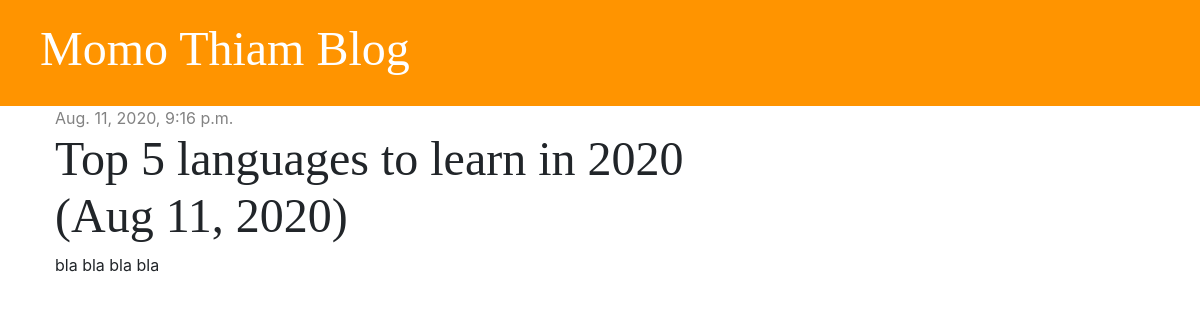
/post/2/, run on an earlier commit of the app's database.
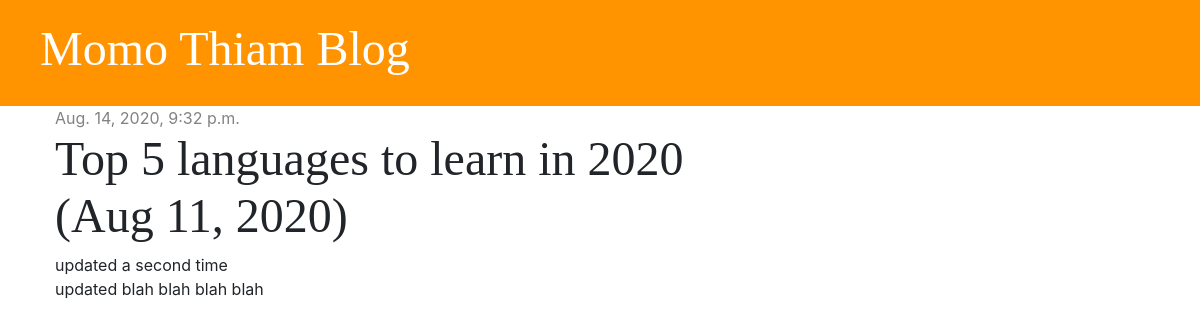
And on a later commit of the database.
### blog/models.py (models this page shows, shortened)
class Post(models.Model):
    author = models.ForeignKey('auth.User', on_delete=models.CASCADE)
    title = models.CharField(max_length=200)
    text = models.TextField()
    created_date = models.DateTimeField(default=timezone.now)
    published_date = models.DateTimeField(blank=True, null=True)

### blog/views.py (the view)
# urls.py: path('post/<int:pk>/', views.post_detail, name='post_detail'),
def post_detail(request, pk):
    post = get_object_or_404(Post, pk=pk)
    stuff_for_frontend = {'post': post}
    return render(request, 'blog/post_detail.html', stuff_for_frontend)

### blog/templates/blog/post_detail.html (shortened to what this page needs)
{% extends 'blog/base.html' %}
{% block content %}
    <div class="post">
        {% if post.published_date %}
            <div class="date">
                {{ post.published_date }}
            </div>
        {% else %}
            <a href="{% url 'post_publish' pk=post.pk %}" class="btn btn-primary">Publish</a>
        {% endif %}
        <h1>{{ post.title }}</h1>
        <p>{{ post.text|linebreaksbr }}</p>
    </div>
{% endblock %}

What changed in the data, as far as the page shows it:
changed Post: published_date "Aug. 11, 2020, 9:16 p.m." → "Aug. 14, 2020, 9:32 p.m."; text "bla bla bla bla" → "updated a second time updated blah blah blah blah"
